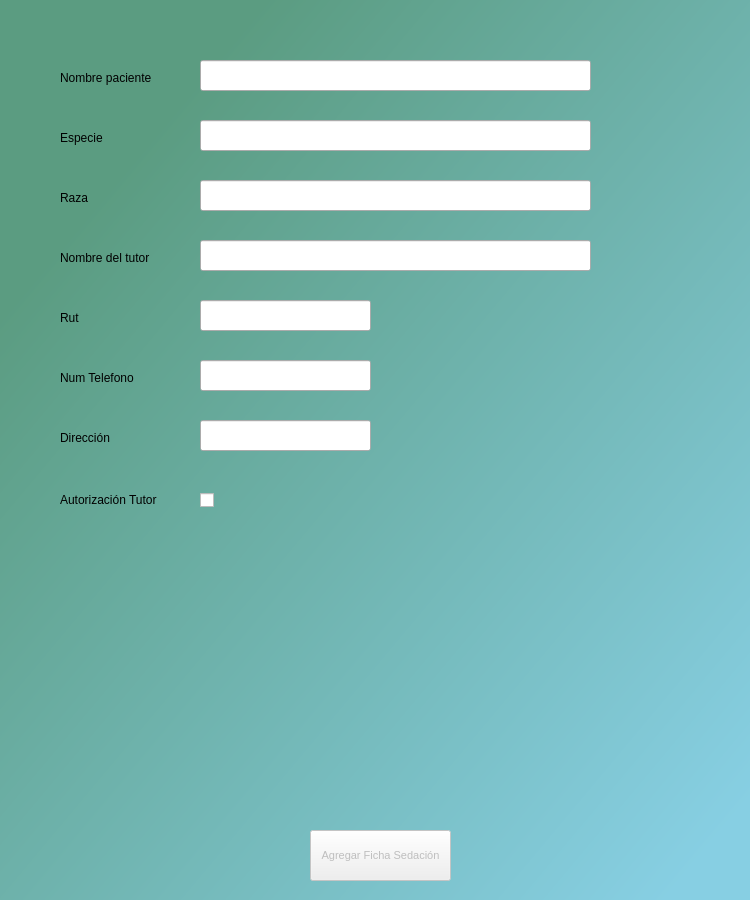
<?xml version="1.0" encoding="UTF-8"?>
<ui version="4.0">
 <class>MainWindow</class>
 <widget class="QMainWindow" name="MainWindow">
  <property name="geometry">
   <rect>
    <x>0</x>
    <y>0</y>
    <width>750</width>
    <height>900</height>
   </rect>
  </property>
  <property name="minimumSize">
   <size>
    <width>750</width>
    <height>900</height>
   </size>
  </property>
  <property name="maximumSize">
   <size>
    <width>750</width>
    <height>900</height>
   </size>
  </property>
  <property name="windowTitle">
   <string>MainWindow</string>
  </property>
  <property name="styleSheet">
   <string notr="true">QWidget#centralwidget{
background-color: qlineargradient(spread:pad, x1:0, y1:0, x2:1, y2:1, stop:0.176136 rgba(91, 156, 129, 255), stop:0.943182 rgba(135, 207, 227, 255));}</string>
  </property>
  <widget class="QWidget" name="centralwidget">
   <widget class="QLabel" name="label">
    <property name="geometry">
     <rect>
      <x>60</x>
      <y>60</y>
      <width>120</width>
      <height>35</height>
     </rect>
    </property>
    <property name="text">
     <string>Nombre paciente</string>
    </property>
   </widget>
   <widget class="QLabel" name="label_4">
    <property name="geometry">
     <rect>
      <x>60</x>
      <y>120</y>
      <width>120</width>
      <height>35</height>
     </rect>
    </property>
    <property name="text">
     <string>Especie</string>
    </property>
   </widget>
   <widget class="QLabel" name="label_7">
    <property name="geometry">
     <rect>
      <x>60</x>
      <y>180</y>
      <width>120</width>
      <height>35</height>
     </rect>
    </property>
    <property name="text">
     <string>Raza</string>
    </property>
   </widget>
   <widget class="QLabel" name="label_10">
    <property name="geometry">
     <rect>
      <x>60</x>
      <y>482</y>
      <width>120</width>
      <height>35</height>
     </rect>
    </property>
    <property name="text">
     <string>Autorización Tutor</string>
    </property>
   </widget>
   <widget class="QLineEdit" name="inputNombrePaciente">
    <property name="geometry">
     <rect>
      <x>200</x>
      <y>60</y>
      <width>391</width>
      <height>31</height>
     </rect>
    </property>
    <property name="font">
     <font>
      <pointsize>9</pointsize>
     </font>
    </property>
   </widget>
   <widget class="QLineEdit" name="inputRaza">
    <property name="geometry">
     <rect>
      <x>200</x>
      <y>180</y>
      <width>391</width>
      <height>31</height>
     </rect>
    </property>
    <property name="font">
     <font>
      <pointsize>9</pointsize>
     </font>
    </property>
   </widget>
   <widget class="QPushButton" name="botonAgregarFCirugia">
    <property name="enabled">
     <bool>false</bool>
    </property>
    <property name="geometry">
     <rect>
      <x>310</x>
      <y>830</y>
      <width>141</width>
      <height>51</height>
     </rect>
    </property>
    <property name="sizePolicy">
     <sizepolicy hsizetype="Preferred" vsizetype="Fixed">
      <horstretch>0</horstretch>
      <verstretch>0</verstretch>
     </sizepolicy>
    </property>
    <property name="baseSize">
     <size>
      <width>0</width>
      <height>0</height>
     </size>
    </property>
    <property name="font">
     <font>
      <pointsize>8</pointsize>
      <italic>false</italic>
      <underline>false</underline>
      <strikeout>false</strikeout>
      <stylestrategy>PreferDefault</stylestrategy>
     </font>
    </property>
    <property name="focusPolicy">
     <enum>Qt::StrongFocus</enum>
    </property>
    <property name="acceptDrops">
     <bool>false</bool>
    </property>
    <property name="toolTip">
     <string/>
    </property>
    <property name="text">
     <string>Agregar Ficha Sedación</string>
    </property>
    <property name="iconSize">
     <size>
      <width>16</width>
      <height>16</height>
     </size>
    </property>
   </widget>
   <widget class="QCheckBox" name="checkAuth">
    <property name="geometry">
     <rect>
      <x>200</x>
      <y>490</y>
      <width>75</width>
      <height>21</height>
     </rect>
    </property>
    <property name="text">
     <string/>
    </property>
   </widget>
   <widget class="QLineEdit" name="inputEspecie">
    <property name="geometry">
     <rect>
      <x>200</x>
      <y>120</y>
      <width>391</width>
      <height>31</height>
     </rect>
    </property>
    <property name="font">
     <font>
      <pointsize>9</pointsize>
     </font>
    </property>
   </widget>
   <widget class="QLabel" name="label_11">
    <property name="geometry">
     <rect>
      <x>60</x>
      <y>240</y>
      <width>120</width>
      <height>35</height>
     </rect>
    </property>
    <property name="text">
     <string>Nombre del tutor</string>
    </property>
   </widget>
   <widget class="QLineEdit" name="inputNomTutor">
    <property name="geometry">
     <rect>
      <x>200</x>
      <y>240</y>
      <width>391</width>
      <height>31</height>
     </rect>
    </property>
   </widget>
   <widget class="QLabel" name="label_12">
    <property name="geometry">
     <rect>
      <x>60</x>
      <y>300</y>
      <width>120</width>
      <height>35</height>
     </rect>
    </property>
    <property name="text">
     <string>Rut</string>
    </property>
   </widget>
   <widget class="QLineEdit" name="inputRut">
    <property name="geometry">
     <rect>
      <x>200</x>
      <y>300</y>
      <width>171</width>
      <height>31</height>
     </rect>
    </property>
   </widget>
   <widget class="QLabel" name="label_13">
    <property name="geometry">
     <rect>
      <x>60</x>
      <y>360</y>
      <width>120</width>
      <height>35</height>
     </rect>
    </property>
    <property name="text">
     <string>Num Telefono</string>
    </property>
   </widget>
   <widget class="QLineEdit" name="inputNumTelefono">
    <property name="geometry">
     <rect>
      <x>200</x>
      <y>360</y>
      <width>171</width>
      <height>31</height>
     </rect>
    </property>
   </widget>
   <widget class="QLabel" name="label_14">
    <property name="geometry">
     <rect>
      <x>60</x>
      <y>420</y>
      <width>120</width>
      <height>35</height>
     </rect>
    </property>
    <property name="text">
     <string>Dirección</string>
    </property>
   </widget>
   <widget class="QLineEdit" name="inputDireccion">
    <property name="geometry">
     <rect>
      <x>200</x>
      <y>420</y>
      <width>171</width>
      <height>31</height>
     </rect>
    </property>
   </widget>
  </widget>
 </widget>
 <resources/>
 <connections/>
</ui>
